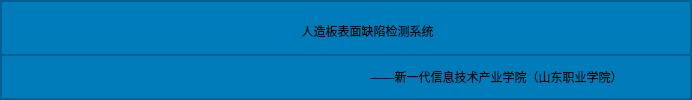
        <widget class="QFrame" name="frame_2">
         <property name="styleSheet">
          <string notr="true">background-color:rgb(0, 124, 186);</string>
         </property>
         <property name="frameShape">
          <enum>QFrame::StyledPanel</enum>
         </property>
         <property name="frameShadow">
          <enum>QFrame::Raised</enum>
         </property>
         <layout class="QVBoxLayout" name="verticalLayout_3" stretch="5,4">
          <property name="spacing">
           <number>0</number>
          </property>
          <property name="leftMargin">
           <number>0</number>
          </property>
          <property name="topMargin">
           <number>0</number>
          </property>
          <property name="rightMargin">
           <number>0</number>
          </property>
          <property name="bottomMargin">
           <number>0</number>
          </property>
          <item>
           <widget class="QFrame" name="frame_4">
            <property name="frameShape">
             <enum>QFrame::StyledPanel</enum>
            </property>
            <property name="frameShadow">
             <enum>QFrame::Raised</enum>
            </property>
            <layout class="QHBoxLayout" name="horizontalLayout" stretch="5,7,4">
             <property name="spacing">
              <number>0</number>
             </property>
             <property name="leftMargin">
              <number>0</number>
             </property>
             <property name="topMargin">
              <number>6</number>
             </property>
             <property name="rightMargin">
              <number>0</number>
             </property>
             <property name="bottomMargin">
              <number>0</number>
             </property>
             <item>
              <spacer name="horizontalSpacer">
               <property name="orientation">
                <enum>Qt::Horizontal</enum>
               </property>
               <property name="sizeHint" stdset="0">
                <size>
                 <width>243</width>
                 <height>20</height>
                </size>
               </property>
              </spacer>
             </item>
             <item>
              <widget class="QLabel" name="label">
               <property name="styleSheet">
                <string notr="true">font: 56pt &quot;华文行楷&quot;;</string>
               </property>
               <property name="text">
                <string>&lt;html&gt;&lt;head/&gt;&lt;body&gt;&lt;p align=&quot;center&quot;&gt;人造板表面缺陷检测系统&lt;/p&gt;&lt;/body&gt;&lt;/html&gt;</string>
               </property>
              </widget>
             </item>
             <item>
              <spacer name="horizontalSpacer_2">
               <property name="orientation">
                <enum>Qt::Horizontal</enum>
               </property>
               <property name="sizeHint" stdset="0">
                <size>
                 <width>193</width>
                 <height>20</height>
                </size>
               </property>
              </spacer>
             </item>
            </layout>
           </widget>
          </item>
          <item>
           <widget class="QFrame" name="frame_5">
            <property name="frameShape">
             <enum>QFrame::StyledPanel</enum>
            </property>
            <property name="frameShadow">
             <enum>QFrame::Raised</enum>
            </property>
            <layout class="QHBoxLayout" name="horizontalLayout_2" stretch="8,7,1">
             <property name="spacing">
              <number>0</number>
             </property>
             <property name="leftMargin">
              <number>0</number>
             </property>
             <property name="topMargin">
              <number>0</number>
             </property>
             <property name="rightMargin">
              <number>0</number>
             </property>
             <property name="bottomMargin">
              <number>0</number>
             </property>
             <item>
              <spacer name="horizontalSpacer_3">
               <property name="orientation">
                <enum>Qt::Horizontal</enum>
               </property>
               <property name="sizeHint" stdset="0">
                <size>
                 <width>390</width>
                 <height>20</height>
                </size>
               </property>
              </spacer>
             </item>
             <item>
              <widget class="QLabel" name="label_2">
               <property name="styleSheet">
                <string notr="true">font: 28pt &quot;Agency FB&quot;;</string>
               </property>
               <property name="text">
                <string>&lt;html&gt;&lt;head/&gt;&lt;body&gt;&lt;p align=&quot;center&quot;&gt;——新一代信息技术产业学院（山东职业学院）&lt;/p&gt;&lt;/body&gt;&lt;/html&gt;</string>
               </property>
              </widget>
             </item>
             <item>
              <spacer name="horizontalSpacer_4">
               <property name="orientation">
                <enum>Qt::Horizontal</enum>
               </property>
               <property name="sizeHint" stdset="0">
                <size>
                 <width>46</width>
                 <height>20</height>
                </size>
               </property>
              </spacer>
             </item>
            </layout>
           </widget>
          </item>
         </layout>
        </widget>
